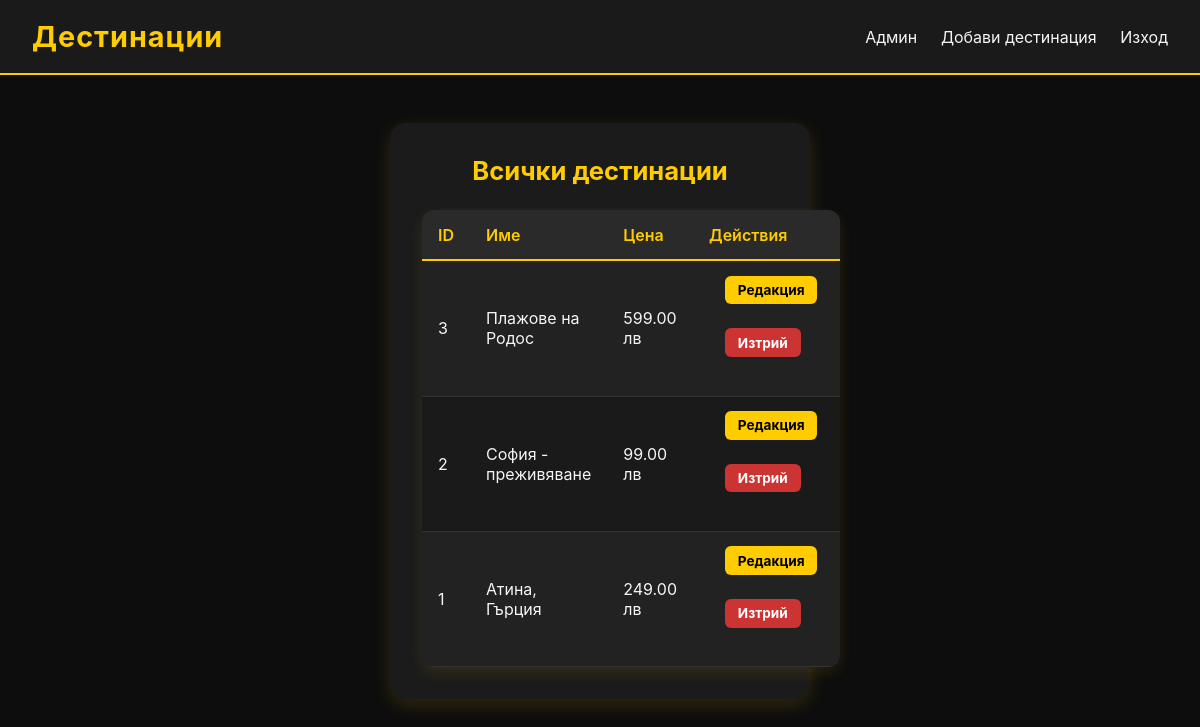
Page /admin/admin_destinations.php (signed in) on the committed database.
### tables this page shows
CREATE TABLE IF NOT EXISTS destinations (
  id INT AUTO_INCREMENT PRIMARY KEY,
  title VARCHAR(150) NOT NULL,
  description TEXT NOT NULL,
  price DECIMAL(10,2) NOT NULL,
  image VARCHAR(255) DEFAULT NULL,
  created_at TIMESTAMP DEFAULT CURRENT_TIMESTAMP
);

### admin/admin_destinations.php (the view, shortened to what this page needs)
<?php
require '../config.php';
$stmt = $pdo->query("SELECT * FROM destinations ORDER BY id DESC");
$destinations = $stmt->fetchAll();
?>
<!doctype html>
<html lang="bg">
<head>
<link rel="stylesheet" href="../styles.css">
</head>
<body>
<header>
  <h1>Дестинации</h1>
  <nav>
    <a href="admin_dashboard.php">Админ</a>
    <a href="add_tour.php">Добави дестинация</a>
    <a href="../logout.php">Изход</a>
  </nav>
</header>
<div class="container">
  <h2>Всички дестинации</h2>
  <table>
    <tr><th>ID</th><th>Име</th><th>Цена</th><th>Действия</th></tr>
    <?php foreach ($destinations as $d): ?>
      <tr>
        <td><?=$d['id']?></td>
        <td><?=htmlspecialchars($d['title'])?></td>
        <td><?=number_format($d['price'],2)?> лв</td>
        <td>
          <a class="btn" href="edit_tour.php?id=<?=$d['id']?>">Редакция</a>
          <a class="btn delete" href="delete_tour.php?id=<?=$d['id']?>" onclick="return confirm('Изтриване на дестинацията?');">Изтрий</a>
        </td>
      </tr>
    <?php endforeach; ?>
  </table>
</div>
</body>
</html>

### styles.css (style rules this page uses)
* { margin: 0; padding: 0; box-sizing: border-box; font-family: "Inter", "Segoe UI", sans-serif; }
body { background-color: #0d0d0d; color: #f5f5f5; min-height: 100vh; }
header { background: #1a1a1a; padding: 1.2rem 2rem; display: flex; justify-content: space-between; align-items: center; border-bottom: 2px solid #ffcc00; }
header h1 { color: #ffcc00; font-size: 1.8rem; letter-spacing: 1px; }
nav a { color: #f5f5f5; text-decoration: none; margin-left: 1.2rem; transition: color 0.3s; }
.btn { display: inline-block; background-color: #ffcc00; color: #000; font-weight: bold; padding: 0.6rem 1.2rem; margin: 0 1rem 1.5rem; border-radius: 8px; text-decoration: none; transition: background-color 0.3s, transform 0.2s; }
.container { max-width: 420px; margin: 6vh auto; background: #1b1b1b; padding: 2rem; border-radius: 16px; box-shadow: 0 6px 18px rgba(255, 204, 0, 0.15); text-align: center; }
.container h2 { color: #ffcc00; margin-bottom: 1.5rem; font-size: 1.6rem; }
.container a { color: #ffcc00; text-decoration: none; }
table { width: 100%; border-collapse: collapse; margin-top: 1.5rem; background: #1b1b1b; color: #f5f5f5; border-radius: 12px; overflow: hidden; box-shadow: 0 6px 15px rgba(255, 204, 0, 0.1); }
th, td { padding: 0.9rem 1rem; text-align: left; }
th { background-color: #2a2a2a; color: #ffcc00; font-weight: 600; border-bottom: 2px solid #ffcc00; }
tr:nth-child(even) { background-color: #222; }
tr:nth-child(odd) { background-color: #1a1a1a; }
td { border-bottom: 1px solid #333; }
table .btn { display: inline-block; padding: 0.4rem 0.8rem; margin-right: 0.4rem; font-size: 0.85rem; border-radius: 6px; background-color: #ffcc00; color: #000; text-decoration: none; font-weight: bold; transition: background-color 0.25s; }
table .btn.delete { background-color: #cc3333; color: #fff; }
.container h2 { color: #ffcc00; text-align: center; margin-bottom: 1rem; }
body { background-color: #0d0d0d; color: #f5f5f5; font-family: "Inter", "Segoe UI", sans-serif; }

### rows in the picture
destinations: id "3", title "Плажове на Родос", price "599.00"
destinations: id "2", title "София - преживяване", price "99.00"
destinations: id "1", title "Атина, Гърция", price "249.00"
